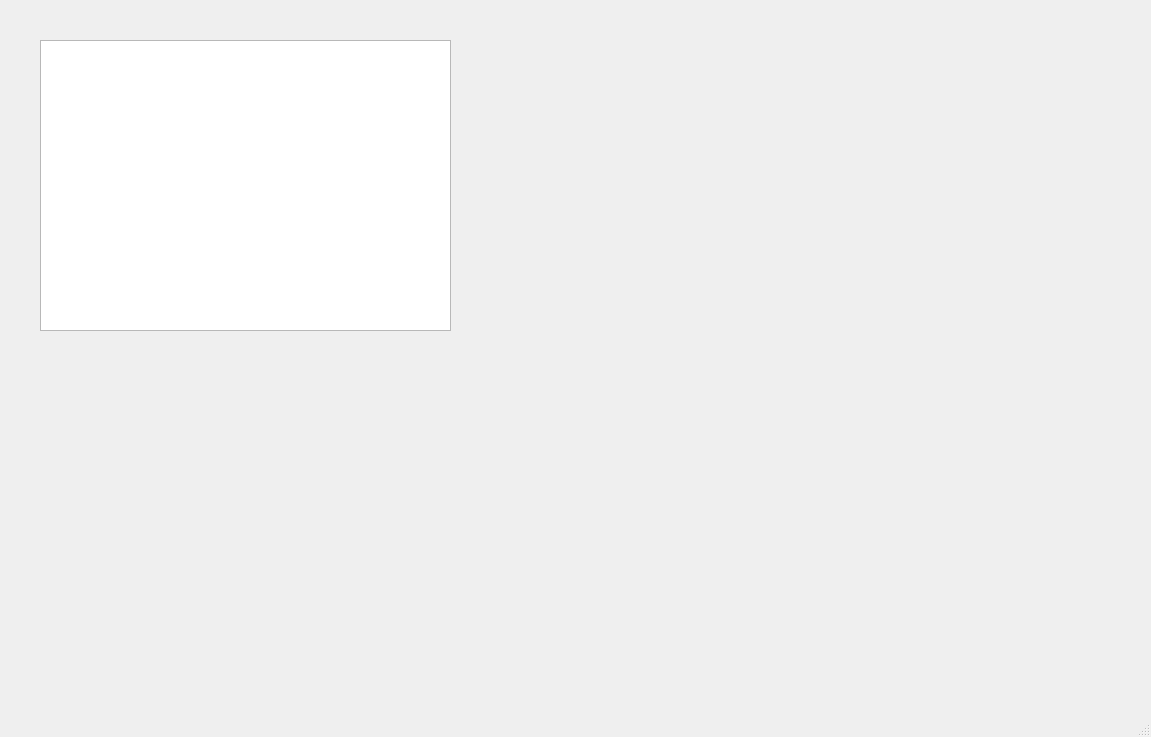
<?xml version="1.0" encoding="UTF-8"?>
<ui version="4.0">
 <class>MainWindow</class>
 <widget class="QMainWindow" name="MainWindow">
  <property name="geometry">
   <rect>
    <x>0</x>
    <y>0</y>
    <width>1151</width>
    <height>737</height>
   </rect>
  </property>
  <property name="windowTitle">
   <string>MainWindow</string>
  </property>
  <widget class="QWidget" name="centralwidget">
   <widget class="QGraphicsView" name="graphicsView">
    <property name="geometry">
     <rect>
      <x>40</x>
      <y>40</y>
      <width>411</width>
      <height>291</height>
     </rect>
    </property>
   </widget>
  </widget>
  <widget class="QMenuBar" name="menubar">
   <property name="geometry">
    <rect>
     <x>0</x>
     <y>0</y>
     <width>1151</width>
     <height>25</height>
    </rect>
   </property>
  </widget>
  <widget class="QStatusBar" name="statusbar"/>
 </widget>
 <resources/>
 <connections/>
</ui>
